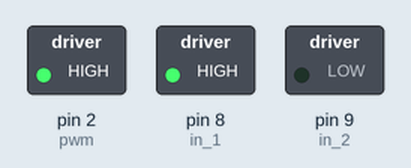
A sketch run on a simulated Arduino Uno, built with avr-gcc and run on an emulated ATmega328P. Parts: switched loads named in the sketch (green lamp = pin HIGH).

Above: at 1.5 s.
At 3.5 s:
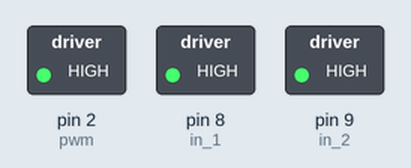
At 5.5 s:
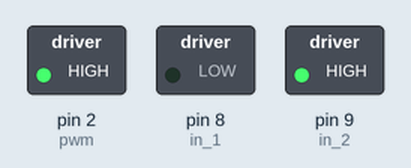
Timing chart, 0 to 9.2 s (numbered marks = the images above):
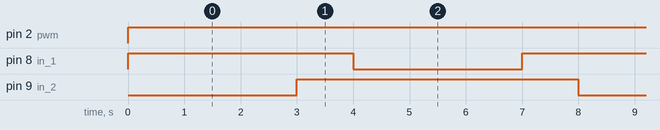

The sketch:

motor_en1.ino
```cpp
const int pwm = 2 ;  //initializing pin 2 as pwm
const int in_1 = 8 ;
const int in_2 = 9 ;

//For providing logic to L298 IC to choose the direction of the DC motor

void setup()
{
pinMode(pwm,OUTPUT) ;   //we have to set PWM pin as output
pinMode(in_1,OUTPUT) ;  //Logic pins are also set as output
pinMode(in_2,OUTPUT) ;
}

void loop()
{
//For Clock wise motion , in_1 = High , in_2 = Low

digitalWrite(in_1,HIGH) ;
digitalWrite(in_2,LOW) ;
analogWrite(pwm,255) ;

/*setting pwm of the motor to 255
we can change the speed of rotaion
by chaning pwm input but we are only
using arduino so we are using higest
value to driver the motor  */

//Clockwise for 3 secs
delay(3000) ;

//For brake
digitalWrite(in_1,HIGH) ;
digitalWrite(in_2,HIGH) ;
delay(1000) ;

//For Anti Clock-wise motion - IN_1 = LOW , IN_2 = HIGH
digitalWrite(in_1,LOW) ;
digitalWrite(in_2,HIGH) ;
delay(3000) ;

//For brake
digitalWrite(in_1,HIGH) ;
digitalWrite(in_2,HIGH) ;
delay(1000) ;
 }
```

Measured:
- by itself, pin 2 (pwm): LOW → HIGH at 0.00 s
- by itself, pin 8 (in_1): repeats every 8.0 s: LOW 3.0 s, HIGH 5.0 s
- by itself, pin 9 (in_2): alternates HIGH for 5.0 s and LOW for 3.0 s
